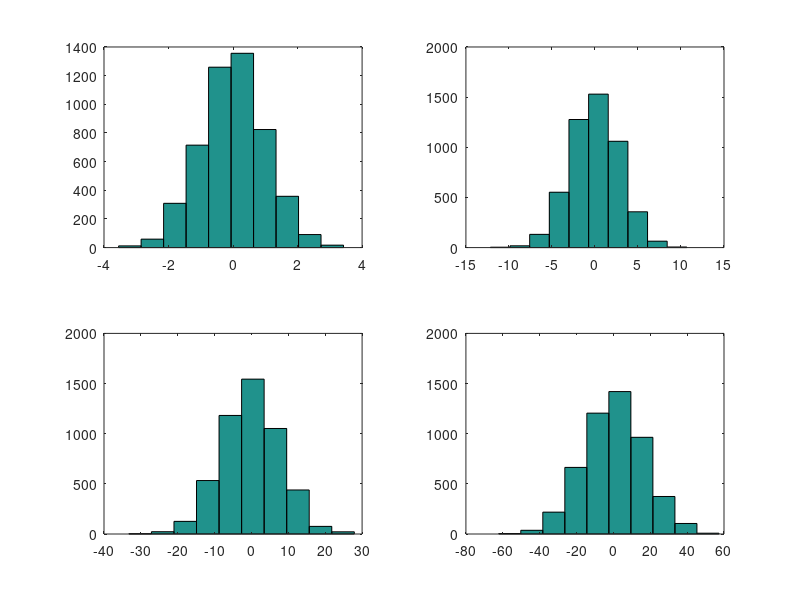

This figure's MATLAB source:
r1=sqrt(1)*randn(5000,1) + 0
r2=sqrt(8)*randn(5000,1) + 0
r3=sqrt(64)*randn(5000,1) + 0
r4=sqrt(256)*randn(5000,1) + 0

subplot(2,2,1)
hist(r1);
subplot(2,2,2)
hist(r2);
subplot(2,2,3)
hist(r3);
subplot(2,2,4)
hist(r4);